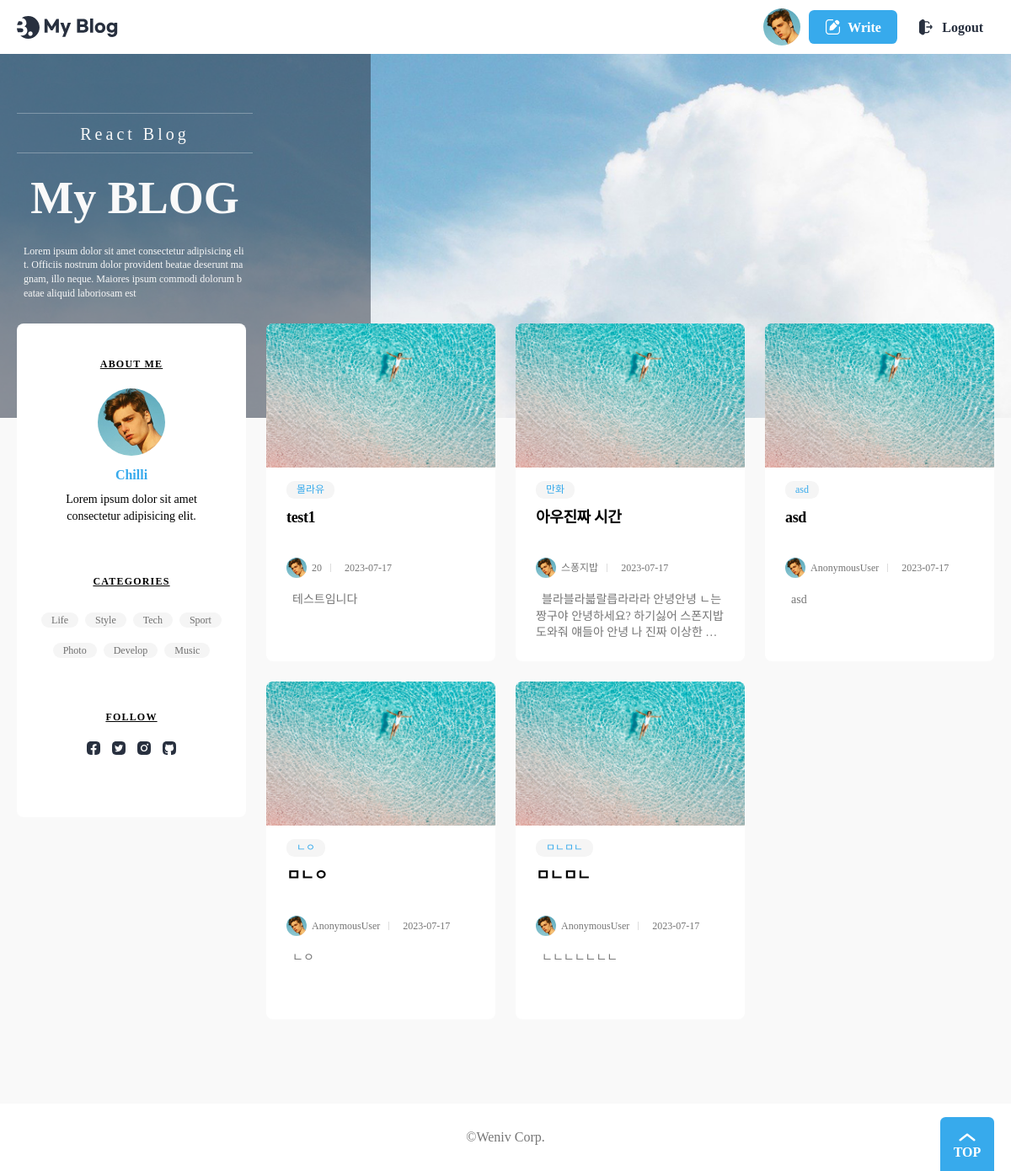
/blog/, run on an earlier commit of the app's database.
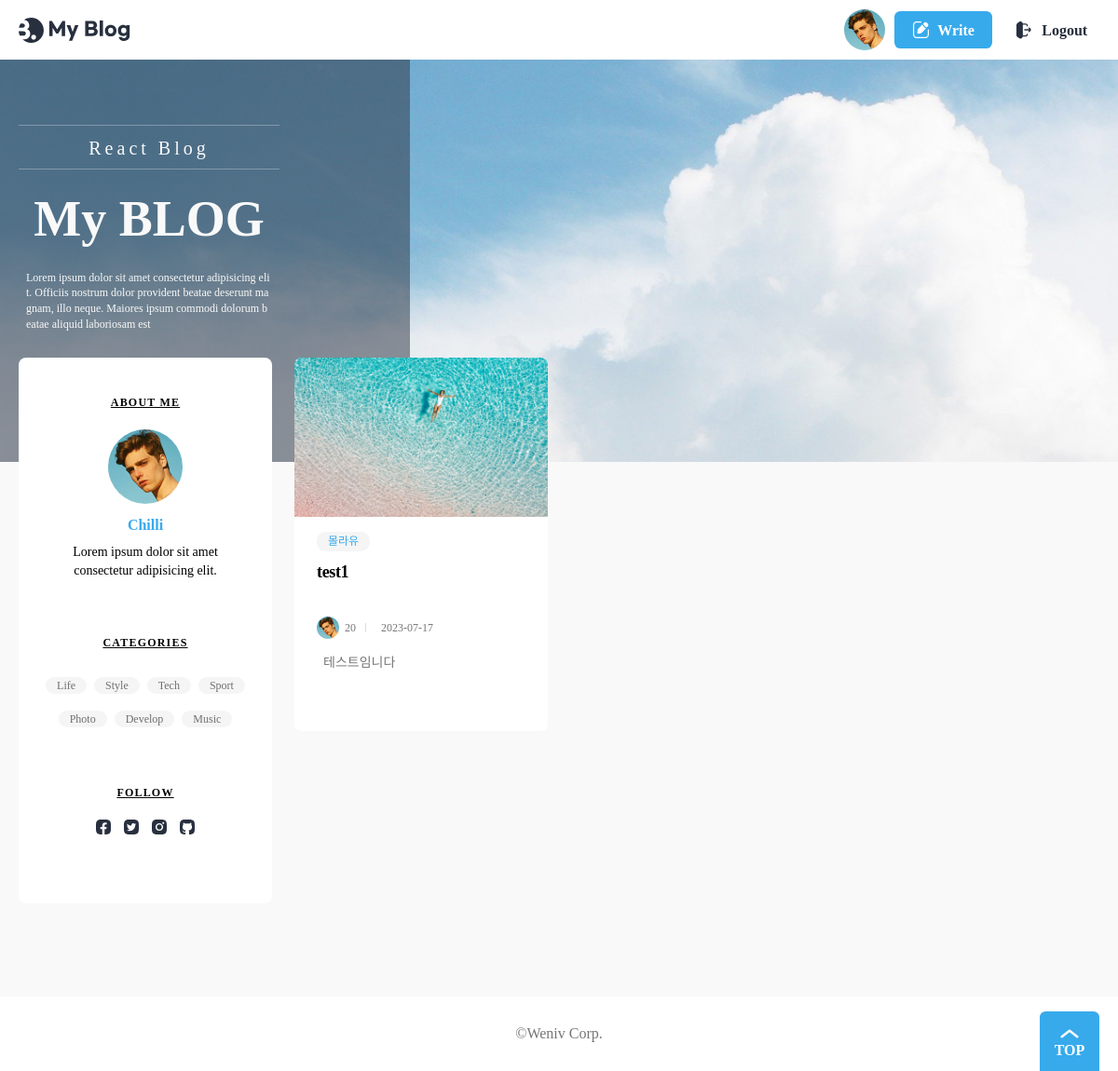
And on a later commit of the database.
### blog/models.py (models this page shows)
class Post(models.Model):
    title = models.CharField(max_length=30)
    content = models.TextField()
    writer = models.CharField(max_length=10)
    category = models.CharField(max_length=10)
    created_at = models.DateTimeField(auto_now_add=True)
    updated_at = models.DateTimeField(auto_now=True)

### blog/views.py (the view)
# urls.py: path("", views.Index.as_view(), name="list"),
class Index(View):
    def get(self, request):
        post_objs = Post.objects.all()
        context = {"posts": post_objs}
        return render(request, "blog/post_list.html", context)

### blog/templates/blog/post_list.html (shortened to what this page needs)
{% load static %}
<!DOCTYPE html>
<html lang="ko-KR">
	<head>
		<link rel="stylesheet" href="{% static 'css/reset.css' %}" />
		<link rel="stylesheet" as="style" crossorigin href="https://cdn.jsdelivr.net/gh/orioncactus/pretendard/dist/web/static/pretendard.css" />
		<link rel="stylesheet" href="{% static 'css/global.css' %}" />
		<link rel="stylesheet" href="{% static 'css/header.css' %}" />
		<link rel="stylesheet" href="{% static 'css/footer.css' %}" />
		<link rel="stylesheet" href="{% static 'css/about.css' %}" />
		<link rel="stylesheet" href="{% static 'css/button.css' %}" />
		<link rel="stylesheet" href="{% static 'css/banner.css' %}" />
		<link rel="stylesheet" href="{% static 'css/category.css' %}" />
		<link rel="stylesheet" href="{% static 'css/author.css' %}" />
		<link rel="stylesheet" href="{% static 'css/post.css' %}" />
		<link rel="stylesheet" href="{% static 'css/posts.css' %}" />
		<link rel="stylesheet" href="{% static 'css/main.css' %}" />
	</head>
	<body>
		<header>
			<div class="max-width">
				<h1>
					<a href="{% url 'blog:list' %}">
						<img src="{% static 'assets/Logo.svg' %}" alt="My Blog" />
					</a>
				</h1>
				<ul>
					<li class="profile-img">
						<a href="#">
							<img src="{% static 'assets/profile.jpg' %}" alt="My Page" />
						</a>
					</li>
					<li>
						<a href="{% url 'blog:write' %}" class="button">
							<img src="{% static 'assets/icon-modify-white.svg' %}" alt="" />
							<span>Write</span>
						</a>
					</li>
					<li>
						<button class="button white">
							<img src="{% static 'assets/icon-logout.svg' %}" alt="" />
							<span>Logout</span>
						</button>
					</li>
				</ul>
			</div>
		</header>
		<div class="banner">
			<div class="max-width">
				<div class="banner-contents">
					<p class="sub-text">React Blog</p>
					<p class="main-text">My BLOG</p>
					<p class="description">
						Lorem ipsum dolor sit amet consectetur adipisicing elit. Officiis nostrum dolor provident beatae deserunt magnam, illo neque. Maiores ipsum commodi dolorum beatae aliquid laboriosam est
					</p>
				</div>
			</div>
		</div>
		<main>
			<div class="max-width">
				{% block content %}
					{% if posts %}
						<ul class="posts">
							{% for post in posts %}
								<li>
									<a href="{% url 'blog:detail' pk=post.pk %}" class="post">
										<article>
											<img src="{% static 'images/post-img5.jpg' %}" alt="" />
											<div class="contents-wrap">
												<dl class="category">
													<dd>{{ post.category }}</dd>
												</dl>
												<h3>{{ post.title }}</h3>
												<dl class="author-wrap">
													<dd class="author"><img src="{% static 'images/profile.jpg' %}" alt="" /> {{ post.writer }}</dd>
													<dd class="created">{{ post.created_at|date:'Y-m-d' }}</dd>
												</dl>
												<p class="post-description">
													{{ post.content }}
												</p>
											</div>
										</article>
									</a>
								</li>
							{% endfor %}
						</ul>
					{% else %}
						<p>작성된 게시물이 없습니다.</p>
					{% endif %}
				{% endblock %}
				<aside class="about">
					<h2>About Me</h2>
					<img src="{% static 'images/profile.jpg' %}" alt="" class="user-profile" />
					<p class="user-name">Chilli</p>
					<p class="user-description">Lorem ipsum dolor sit amet consectetur adipisicing elit.</p>
					<h3>Categories</h3>
					<ul class="categories">
						<li><a href="#">Life</a></li>
						<li><a href="#">Style</a></li>
						<li><a href="#">Tech</a></li>
						<li><a href="#">Sport</a></li>
						<li><a href="#">Photo</a></li>
						<li><a href="#">Develop</a></li>
						<li><a href="#">Music</a></li>
					</ul>
					<h3>Follow</h3>
					<ul class="sns">
						<li>
							<a href="#">
								<img src="{% static 'assets/Facebook.svg' %}" alt="Facebook" />
							</a>
						</li>
						<li>
							<a href="#">
								<img src="{% static 'assets/Twitter.svg' %}" alt="Twitter" />
							</a>
						</li>
						<li>
							<a href="#">
								<img src="{% static 'assets/Instagram.svg' %}" alt="Instagram" />
							</a>
						</li>
						<li>
							<a href="#">
								<img src="{% static 'assets/Github.svg' %}" alt="GitHub" />
							</a>
						</li>
					</ul>
				</aside>
			</div>
		</main>
		<footer>
			<div class="max-width">
				<h2>©Weniv Corp.</h2>
				<button class="top-button">TOP</button>
			</div>
		</footer>
	</body>
</html>

### static/css/global.css (style rules this page uses)
:root { --main-color: rgb(55, 170, 236); --main-rgb: 55, 171, 236; --outline-border: rgb(55, 160, 236); --red-color: rgb(243, 124, 75); --red-rgb: 243, 124, 75; --black-color: #28303f; --white-color: #fff; --gray-color: #767676; --border-color: #ddd; --gray-background-light: #f9f9f9; --gray-background: #f5f5f5; --gray-text: #6f6f6f; --border-radius: 0.4em; }
h1, a, div, p, section, article, input, textarea { box-sizing: border-box; }
a { text-decoration: none; color: inherit; }
html { font-size: 10px; }
body { font-size: 1.6rem; line-height: 1.4; }
input, button { font-size: inherit; font-family: inherit; }
button { cursor: pointer; }
a { border-radius: 0.8rem; overflow: hidden; }
img { vertical-align: bottom; }
body { background: var(--gray-background-light); }
.max-width { width: 1224px; max-width: calc(100% - 4rem); margin: 0 auto; }

### static/css/header.css (style rules this page uses)
header { background: var(--white-color); }
header .max-width { display: flex; align-items: center; justify-content: space-between; gap: 4rem; padding: 1rem 0; }
header h1 { font-size: 3rem; }
header h1 a { display: block; padding: 0.4rem; margin-left: -0.4rem; }
header h1 a img { display: block; }
header ul { display: flex; align-items: center; gap: 1rem; }
.profile-img a { width: 4.4rem; height: 4.4rem; display: block; border-radius: 50%; }
.profile-img img { width: 100%; height: 100%; object-fit: cover; }
header .button { text-transform: none; }

### static/css/footer.css (style rules this page uses)
footer { background: var(--white-color); margin-top: 10rem; }
footer .max-width { display: flex; align-items: center; justify-content: center; height: 8rem; position: relative; }
footer h2 { color: var(--gray-color); }
.top-button { position: absolute; bottom: 0; right: 0; width: 6.4rem; height: 6.4rem; padding-top: 2.2rem; border: 0; border-radius: var(--border-radius) var(--border-radius) 0 0; background: var(--main-color) url(../assets/ArrowTop.svg) no-repeat 50% 0.4rem / 4rem; color: var(--white-color); text-align: center; font-weight: bold; }

### static/css/about.css (style rules this page uses)
.about { flex-basis: calc((100% - 2.4rem * 3) / 4); flex-shrink: 0; align-self: flex-start; padding: 4rem 2.4rem 7rem; box-sizing: border-box; border-radius: var(--border-radius); background: var(--white-color); text-align: center; font-size: 2rem; }
.about h2, .about h3 { margin-bottom: 2rem; font-size: 1.2rem; font-weight: bold; text-transform: uppercase; text-decoration: underline; letter-spacing: 0.1em; }
.about h3 { margin-top: 6rem; }
.about .user-profile { width: 8rem; height: 8rem; object-fit: cover; border-radius: 50%; }
.about .user-name { color: var(--main-color); font-weight: bold; font-size: 1.6rem; margin: 1.2rem 0 0.8rem; }
.about .user-description { font-size: 1.4rem; padding: 0 0.4rem; }
.categories { display: flex; flex-wrap: wrap; align-items: center; justify-content: center; gap: 0.8rem; }
.categories li a { background: var(--gray-background); color: var(--gray-text); font-size: 1.2rem; border-radius: calc(var(--border-radius) * 2); padding: 0.2rem 1.2rem; }
.sns { display: flex; gap: 0.6rem; justify-content: center; margin-top: -0.4rem; }
.sns a { display: block; padding: 0.4rem; line-height: 1; }
.sns img { width: 1.6rem; display: block; }

### static/css/button.css (style rules this page uses)
.button { display: inline-flex; align-items: center; justify-content: center; gap: 0.8rem; height: 4rem; padding: 0.2rem 1.2em 0; border: 0; border-radius: var(--border-radius); background: var(--main-color); color: var(--white-color); text-transform: uppercase; font-weight: bold; line-height: 1; }
.button img { height: 1.2em; margin-top: -0.2rem; vertical-align: middle; }
.button.white { padding: 0.2rem 0.8em 0; background: var(--white-color); color: var(--black-color); }
.button.white img { height: 1.4em; }

### static/css/category.css (style rules this page uses)
.category { display: flex; flex-wrap: wrap; color: var(--main-color); }
.category dd { margin-right: 0.4rem; padding: 0.2rem 1.2rem; border-radius: calc(var(--border-radius) * 2); background: var(--gray-background); font-size: 1.2rem; }

### static/css/author.css (style rules this page uses)
.author-wrap { display: flex; gap: 1rem; color: #767676; font-size: 1.2rem; }
.author-wrap dd { display: flex; align-items: center; gap: 0.6rem; }
.author img { width: 2em; height: 2em; border-radius: 50%; }
.created::before { content: ""; display: block; width: 1px; height: 0.8em; margin-right: 1rem; background: var(--border-color); }

### static/css/posts.css (style rules this page uses)
.posts { display: grid; grid-template-columns: repeat(3, 1fr); gap: 2.4rem; }

### static/css/main.css (style rules this page uses)
main > .max-width { display: flex; flex-direction: row-reverse; gap: 2.4rem; position: relative; }

What changed in the data, as far as the page shows it:
removed Post: category "만화", title "아우진짜 시간", writer "스퐁지밥", created_at "2023-07-17", content "블라블라븗랄릅라라라 안녕안녕 ㄴ는 짱구야 안녕하세요? 하기싫어 스폰지밥 도와줘 얘들아 안녕 나 진짜 이상한…"
removed Post: category "asd", title "asd", writer "AnonymousUser", created_at "2023-07-17", content "asd"
removed Post: category "ㄴㅇ", title "ㅁㄴㅇ", writer "AnonymousUser", created_at "2023-07-17", content "ㄴㅇ"
removed Post: category "ㅁㄴㅁㄴ", title "ㅁㄴㅁㄴ", writer "AnonymousUser", created_at "2023-07-17", content "ㄴㄴㄴㄴㄴㄴㄴ"
